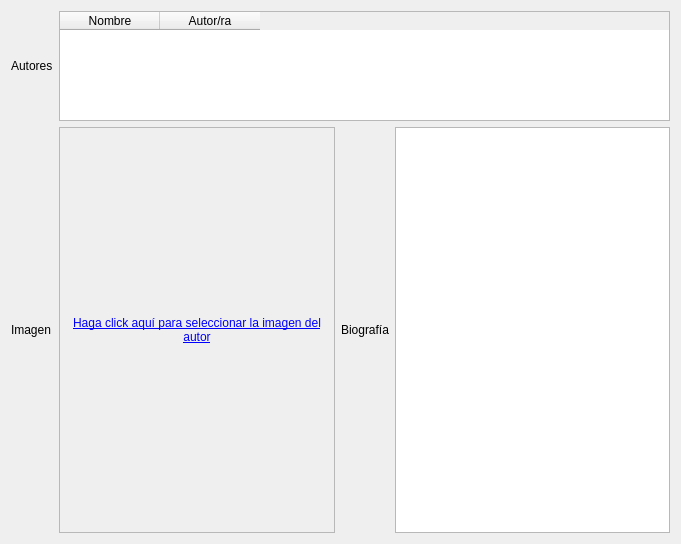
<?xml version="1.0" encoding="UTF-8"?>
<ui version="4.0">
 <class>AuthorMetadata</class>
 <widget class="QWidget" name="AuthorMetadata">
  <property name="geometry">
   <rect>
    <x>0</x>
    <y>0</y>
    <width>681</width>
    <height>544</height>
   </rect>
  </property>
  <property name="sizePolicy">
   <sizepolicy hsizetype="Preferred" vsizetype="Preferred">
    <horstretch>0</horstretch>
    <verstretch>0</verstretch>
   </sizepolicy>
  </property>
  <property name="windowTitle">
   <string>Form</string>
  </property>
  <layout class="QGridLayout" name="gridLayout_2">
   <item row="1" column="1" colspan="2">
    <layout class="QHBoxLayout" name="horizontalLayout_3" stretch="1,0,1">
     <item>
      <widget class="QFrame" name="frame">
       <property name="sizePolicy">
        <sizepolicy hsizetype="Preferred" vsizetype="Preferred">
         <horstretch>0</horstretch>
         <verstretch>0</verstretch>
        </sizepolicy>
       </property>
       <property name="frameShape">
        <enum>QFrame::StyledPanel</enum>
       </property>
       <property name="frameShadow">
        <enum>QFrame::Sunken</enum>
       </property>
       <layout class="QHBoxLayout" name="horizontalLayout_5">
        <property name="margin">
         <number>0</number>
        </property>
        <item>
         <widget class="ExtendedQLabel" name="authorImage">
          <property name="sizePolicy">
           <sizepolicy hsizetype="Ignored" vsizetype="Ignored">
            <horstretch>0</horstretch>
            <verstretch>0</verstretch>
           </sizepolicy>
          </property>
          <property name="text">
           <string>&lt;html&gt;&lt;head/&gt;&lt;body&gt;&lt;p&gt;&lt;span style=&quot; text-decoration: underline; color:#0000ff;&quot;&gt;Haga click aquí para seleccionar la imagen del autor&lt;/span&gt;&lt;/p&gt;&lt;/body&gt;&lt;/html&gt;</string>
          </property>
          <property name="scaledContents">
           <bool>true</bool>
          </property>
          <property name="alignment">
           <set>Qt::AlignCenter</set>
          </property>
          <property name="wordWrap">
           <bool>true</bool>
          </property>
         </widget>
        </item>
       </layout>
      </widget>
     </item>
     <item>
      <widget class="QLabel" name="label_6">
       <property name="text">
        <string>Biografía</string>
       </property>
      </widget>
     </item>
     <item>
      <widget class="QPlainTextEdit" name="authorBiographyInput">
       <property name="sizePolicy">
        <sizepolicy hsizetype="Preferred" vsizetype="Expanding">
         <horstretch>1</horstretch>
         <verstretch>0</verstretch>
        </sizepolicy>
       </property>
       <property name="frameShape">
        <enum>QFrame::StyledPanel</enum>
       </property>
      </widget>
     </item>
    </layout>
   </item>
   <item row="1" column="0">
    <widget class="QLabel" name="label_2">
     <property name="sizePolicy">
      <sizepolicy hsizetype="Fixed" vsizetype="Preferred">
       <horstretch>0</horstretch>
       <verstretch>0</verstretch>
      </sizepolicy>
     </property>
     <property name="text">
      <string>Imagen</string>
     </property>
    </widget>
   </item>
   <item row="0" column="0">
    <widget class="QLabel" name="label">
     <property name="text">
      <string>Autores</string>
     </property>
    </widget>
   </item>
   <item row="0" column="1" colspan="2">
    <widget class="QTableWidget" name="authorsTable">
     <property name="maximumSize">
      <size>
       <width>16777215</width>
       <height>110</height>
      </size>
     </property>
     <property name="editTriggers">
      <set>QAbstractItemView::NoEditTriggers</set>
     </property>
     <property name="selectionBehavior">
      <enum>QAbstractItemView::SelectRows</enum>
     </property>
     <property name="showGrid">
      <bool>false</bool>
     </property>
     <property name="gridStyle">
      <enum>Qt::SolidLine</enum>
     </property>
     <property name="cornerButtonEnabled">
      <bool>true</bool>
     </property>
     <attribute name="horizontalHeaderVisible">
      <bool>true</bool>
     </attribute>
     <attribute name="horizontalHeaderHighlightSections">
      <bool>false</bool>
     </attribute>
     <attribute name="verticalHeaderVisible">
      <bool>false</bool>
     </attribute>
     <attribute name="verticalHeaderDefaultSectionSize">
      <number>20</number>
     </attribute>
     <attribute name="verticalHeaderHighlightSections">
      <bool>true</bool>
     </attribute>
     <column>
      <property name="text">
       <string>Nombre</string>
      </property>
     </column>
     <column>
      <property name="text">
       <string>Autor/ra</string>
      </property>
     </column>
    </widget>
   </item>
  </layout>
 </widget>
 <customwidgets>
  <customwidget>
   <class>ExtendedQLabel</class>
   <extends>QLabel</extends>
   <header>epubcreator.gui.custom_widgets</header>
  </customwidget>
 </customwidgets>
 <resources/>
 <connections/>
</ui>
